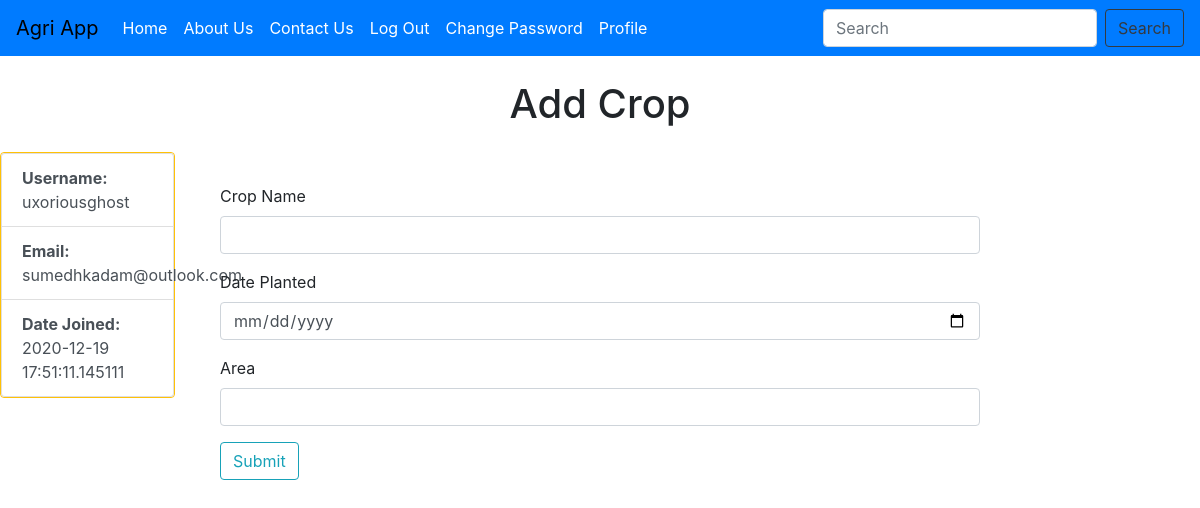
The page /add_crop (signed in) on the database its author committed.
### agriapp/models.py (models this page shows, shortened)
class Users(db.Model,UserMixin):
    __tablename__ = 'users'
    id = db.Column(db.Integer,primary_key = True)
    username = db.Column(db.String(64), unique=True, nullable=False)
    email = db.Column(db.String(64), unique=True, nullable=False)
    password_hash = db.Column(db.String(124))
    date = db.Column(db.DateTime, default=datetime.utcnow)
    crops = db.relationship('Crops',backref = 'mainuser',lazy = True)
    contacts = db.relationship('Contactmsg',backref = 'mainuser',lazy = True)

### agriapp/users/views.py (the view, shortened to what this page needs)
@user.route('/add_crop',methods = ('GET','POST'))
@login_required
def add_crop():
    form = CropForm()
    return render_template('add_crop.html', form = form)

### agriapp/users/forms.py
class CropForm(FlaskForm):
    crop_name = StringField('Crop Name', validators=[DataRequired()])
    date_planted = DateField('Date Planted', format = "%Y-%m-%d", validators=[DataRequired()])
    area = IntegerField('Area', validators=[DataRequired()])
    submit = SubmitField('Submit')

### agriapp/models.py (called while the page is built)
@login_manager.user_loader
def load_user(user_id):
    return Users.query.get(user_id)

### agriapp/templates/add_crop.html (shortened to what this page needs)
{% extends "base.html" %}
{% block content %}
<div class="row">
    <div class="col-md-2 pt-4"><br><br><br>
        <div class="list-group border border-warning">
            <a class="list-group-item list-group-item-action customstyle">
                <strong>Username: </strong> {{current_user.username}}
            </a>
            <a class="list-group-item list-group-item-action customstyle">
                <strong>Email: </strong> {{current_user.email}}
            </a>
            <a class="list-group-item list-group-item-action customstyle">
                <strong>Date Joined: </strong> {{current_user.date}}
            </a>
        </div>
    </div>
    <div class="col-md-8">
        <h1 class="pt-4" style="text-align: center;">Add Crop</h1>
        <div class="container">
            <br>
            <div class="left">
            <form class="form-group" method="POST">
                <br>
                <div class="form-group">
                    {{form.crop_name.label}} {{form.crop_name(class="form-control")}}
                </div>
                <div class="form-group">
                    {{form.date_planted.label}} {{form.date_planted(class="form-control")}}
                </div>
                <div class="form-group">
                    {{form.area.label}} {{form.area(class="form-control")}}
                </div>
                <div class="form-group">
                    {{ form.submit(class="btn btn-outline-info") }}
                </div>
            </form>
        </div>
        </div>
    </div>
</div>
{% endblock %}

### rows shown on the page
Users: username "uxoriousghost", email "sumedhkadam@outlook.com", date "2020-12-19 17:51:11.145111"
